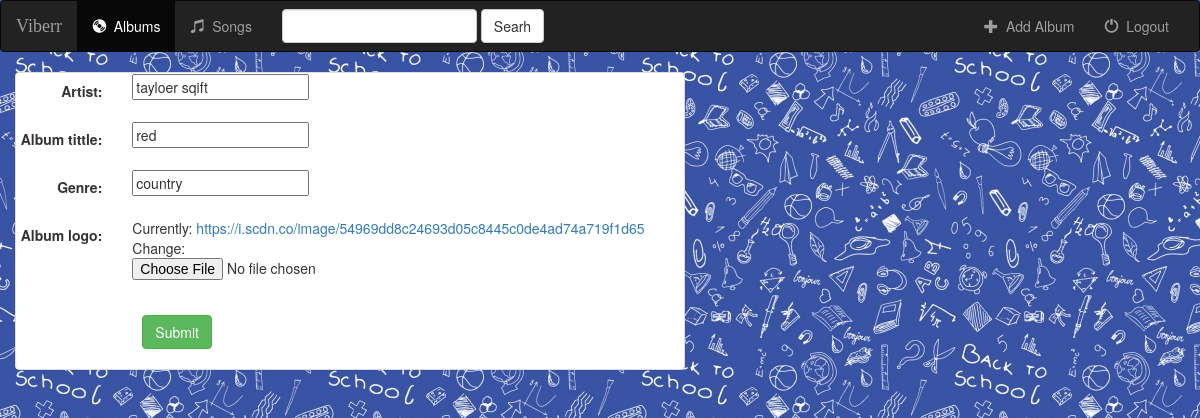
/music/album/1/, run on an earlier commit of the app's database.
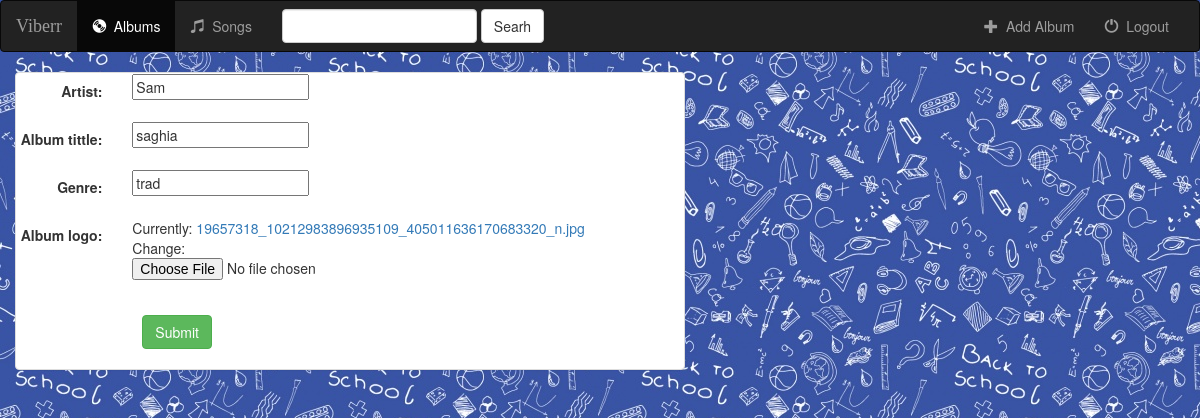
And on a later commit of the database.
### music/models.py (models this page shows, shortened)
class Album(models.Model):
    artist = models.CharField(max_length=250)
    album_tittle = models.CharField(max_length=500)
    genre = models.CharField(max_length=100)
    album_logo = models.FileField()

### music/views.py (the view)
# urls.py: url(r'album/(?P<pk>[0-9]+)/$', views.AlbumUpdate.as_view(), name='album-update'),
class AlbumUpdate(UpdateView):
    model = Album
    fields = ['artist', 'album_tittle', 'genre', 'album_logo']

### music/templates/music/album_form.html (shortened to what this page needs)
{% extends 'music/base.html' %}
{% block body %}
<div class="container-fluid">
    <div class="row">
        <dive class="col-sm-12 col-md-7">
            <div class="panel panel-default">
                <form class="form-horizontal" action="" method="post" enctype="multipart/form-data" >
                    {% include 'music/form-template.html' %}
                    <dive class="form-group" >
                        <div class="col-sm-offset-2 col-sm-10">
                            <button type="submit" class="btn btn-success">Submit</button>
                        </div>
                    </dive>
                </form>
            </div>
        </dive>
    </div>
</div>
{% endblock %}

### music/templates/music/base.html (shortened to what this page needs)
<!DOCTYPE html>
<html lang="en">
<head>
{% load staticfiles %}
    <link rel="stylesheet" href="https://maxcdn.bootstrapcdn.com/bootstrap/3.3.7/css/bootstrap.min.css" >
    <link rel="stylesheet" type="text/css" href="{% static 'music/style.css' %}" />
</head>
<body>
<nav class="navbar navbar-inverse">
    <div class="container-fluid">
        <div class="navbar-header">
            <a class="navbar-brand" href="{% url 'music:index' %}">Viberr</a>
        </div>
        <div class="collapse navbar-collapse" id="topNavBar">
            <ul class="nav navbar-nav">
                <li class="active">
                    <a href="{% url 'music:index' %}">
                        <span class="glyphicon glyphicon-cd" aria-hidden="true"></span>&nbsp; Albums
                    </a>
                </li>
                <li class="">
                    <a href="{% url 'music:index' %}">
                        <span class="glyphicon glyphicon-music" aria-hidden="true"></span>&nbsp; Songs
                    </a>
                </li>
            </ul>
            <form class="navbar-form navbar-left" role="search" method="get" action="#">
                <div class="form-group">
                    <input type="text" class="form-control" name="q" value="">
                </div>
                <button type="submit" class="btn btn-default">Searh</button>
            </form>
            <ul class="nav navbar-nav navbar-right">
                <li class="">
                    <a href="{% url 'music:album-add' %}">
                        <span class="glyphicon glyphicon-plus" aria-hidden="true"></span>&nbsp; Add Album
                    </a>
                </li>
                <li class="">
                    <a href="#">
                        <span class="glyphicon glyphicon-off" aria-hidden="true"></span>&nbsp; Logout
                    </a>
                </li>
            </ul>
        </div>
    </div>
</nav>
{% block body %}
{% endblock %}
</body>
</html>

### music/templates/music/form-template.html (shortened to what this page needs)
{% for field in form %}
<div class="form-group">
    <div class="col-sm-offset-2 col-sm-10">
    </div>
    <label class="control-label col-sm-2">{{ field.label_tag}}</label>
    <div class="col-sm-10">{{ field }} </div>
</div>
{% endfor %}

### music/static/music/style.css (style rules this page uses)
body { background: white url("images/background1.jpg"); }
.navbar { border-radious: 0; }
.navbar-brand { font-family: 'Satisfy', cursive; }

What changed in the data, as far as the page shows it:
changed Album: artist "tayloer sqift" → "Sam"; album_tittle "red" → "saghia"; genre "country" → "trad"
Also different on the page:
text no longer shown: "Currently: https://i.scdn.co/image/54969dd8c24693d05c8445c0de4ad74a719f1d65 Change:"
text now shown: "Currently: 19657318_10212983896935109_405011636170683320_n.jpg Change:"
